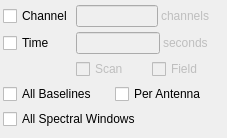
<ui version="4.0" >
 <class>AveragingWidget</class>
 <widget class="QWidget" name="AveragingWidget" >
  <property name="geometry" >
   <rect>
    <x>0</x>
    <y>0</y>
    <width>227</width>
    <height>138</height>
   </rect>
  </property>
  <property name="sizePolicy" >
   <sizepolicy vsizetype="Fixed" hsizetype="Preferred" >
    <horstretch>0</horstretch>
    <verstretch>0</verstretch>
   </sizepolicy>
  </property>
  <property name="windowTitle" >
   <string>Averaging Widget</string>
  </property>
  <layout class="QGridLayout" >
   <property name="leftMargin" >
    <number>3</number>
   </property>
   <property name="topMargin" >
    <number>3</number>
   </property>
   <property name="rightMargin" >
    <number>3</number>
   </property>
   <property name="bottomMargin" >
    <number>3</number>
   </property>
   <property name="horizontalSpacing" >
    <number>3</number>
   </property>
   <property name="verticalSpacing" >
    <number>3</number>
   </property>
   <item row="0" column="0" >
    <widget class="QCheckBox" name="channel" >
     <property name="text" >
      <string>Channel</string>
     </property>
    </widget>
   </item>
   <item row="0" column="1" >
    <layout class="QHBoxLayout" >
     <property name="spacing" >
      <number>3</number>
     </property>
     <item>
      <widget class="QLineEdit" name="channelValue" >
       <property name="enabled" >
        <bool>false</bool>
       </property>
      </widget>
     </item>
     <item>
      <widget class="QLabel" name="channelLabel" >
       <property name="enabled" >
        <bool>false</bool>
       </property>
       <property name="text" >
        <string>channels</string>
       </property>
      </widget>
     </item>
     <item>
      <spacer>
       <property name="orientation" >
        <enum>Qt::Horizontal</enum>
       </property>
       <property name="sizeHint" >
        <size>
         <width>40</width>
         <height>20</height>
        </size>
       </property>
      </spacer>
     </item>
    </layout>
   </item>
   <item row="1" column="0" >
    <widget class="QCheckBox" name="time" >
     <property name="text" >
      <string>Time</string>
     </property>
    </widget>
   </item>
   <item row="1" column="1" >
    <layout class="QHBoxLayout" >
     <property name="spacing" >
      <number>3</number>
     </property>
     <item>
      <widget class="QLineEdit" name="timeValue" >
       <property name="enabled" >
        <bool>false</bool>
       </property>
      </widget>
     </item>
     <item>
      <widget class="QLabel" name="timeLabel" >
       <property name="enabled" >
        <bool>false</bool>
       </property>
       <property name="text" >
        <string>seconds</string>
       </property>
      </widget>
     </item>
     <item>
      <spacer>
       <property name="orientation" >
        <enum>Qt::Horizontal</enum>
       </property>
       <property name="sizeHint" >
        <size>
         <width>40</width>
         <height>20</height>
        </size>
       </property>
      </spacer>
     </item>
    </layout>
   </item>
   <item row="2" column="1" >
    <layout class="QHBoxLayout" >
     <item>
      <widget class="QCheckBox" name="scan" >
       <property name="enabled" >
        <bool>false</bool>
       </property>
       <property name="text" >
        <string>Scan</string>
       </property>
      </widget>
     </item>
     <item>
      <spacer>
       <property name="orientation" >
        <enum>Qt::Horizontal</enum>
       </property>
       <property name="sizeType" >
        <enum>QSizePolicy::Fixed</enum>
       </property>
       <property name="sizeHint" >
        <size>
         <width>20</width>
         <height>20</height>
        </size>
       </property>
      </spacer>
     </item>
     <item>
      <widget class="QCheckBox" name="field" >
       <property name="enabled" >
        <bool>false</bool>
       </property>
       <property name="text" >
        <string>Field</string>
       </property>
      </widget>
     </item>
     <item>
      <spacer>
       <property name="orientation" >
        <enum>Qt::Horizontal</enum>
       </property>
       <property name="sizeHint" >
        <size>
         <width>40</width>
         <height>20</height>
        </size>
       </property>
      </spacer>
     </item>
    </layout>
   </item>
   <item row="3" column="0" colspan="2" >
    <layout class="QHBoxLayout" >
     <property name="spacing" >
      <number>3</number>
     </property>
     <item>
      <widget class="QCheckBox" name="baseline" >
       <property name="text" >
        <string>All Baselines</string>
       </property>
      </widget>
     </item>
     <item>
      <widget class="QCheckBox" name="antenna" >
       <property name="text" >
        <string>Per Antenna</string>
       </property>
      </widget>
     </item>
    </layout>
   </item>
   <item row="4" column="0" colspan="2" >
    <widget class="QCheckBox" name="spw" >
     <property name="text" >
      <string>All Spectral Windows</string>
     </property>
    </widget>
   </item>
  </layout>
 </widget>
 <resources/>
 <connections>
  <connection>
   <sender>channel</sender>
   <signal>toggled(bool)</signal>
   <receiver>channelValue</receiver>
   <slot>setEnabled(bool)</slot>
   <hints>
    <hint type="sourcelabel" >
     <x>13</x>
     <y>18</y>
    </hint>
    <hint type="destinationlabel" >
     <x>82</x>
     <y>16</y>
    </hint>
   </hints>
  </connection>
  <connection>
   <sender>channel</sender>
   <signal>toggled(bool)</signal>
   <receiver>channelLabel</receiver>
   <slot>setEnabled(bool)</slot>
   <hints>
    <hint type="sourcelabel" >
     <x>19</x>
     <y>23</y>
    </hint>
    <hint type="destinationlabel" >
     <x>179</x>
     <y>15</y>
    </hint>
   </hints>
  </connection>
  <connection>
   <sender>time</sender>
   <signal>toggled(bool)</signal>
   <receiver>timeValue</receiver>
   <slot>setEnabled(bool)</slot>
   <hints>
    <hint type="sourcelabel" >
     <x>13</x>
     <y>47</y>
    </hint>
    <hint type="destinationlabel" >
     <x>159</x>
     <y>46</y>
    </hint>
   </hints>
  </connection>
  <connection>
   <sender>time</sender>
   <signal>toggled(bool)</signal>
   <receiver>timeLabel</receiver>
   <slot>setEnabled(bool)</slot>
   <hints>
    <hint type="sourcelabel" >
     <x>39</x>
     <y>47</y>
    </hint>
    <hint type="destinationlabel" >
     <x>214</x>
     <y>46</y>
    </hint>
   </hints>
  </connection>
  <connection>
   <sender>time</sender>
   <signal>toggled(bool)</signal>
   <receiver>scan</receiver>
   <slot>setEnabled(bool)</slot>
   <hints>
    <hint type="sourcelabel" >
     <x>46</x>
     <y>47</y>
    </hint>
    <hint type="destinationlabel" >
     <x>128</x>
     <y>69</y>
    </hint>
   </hints>
  </connection>
  <connection>
   <sender>time</sender>
   <signal>toggled(bool)</signal>
   <receiver>field</receiver>
   <slot>setEnabled(bool)</slot>
   <hints>
    <hint type="sourcelabel" >
     <x>59</x>
     <y>47</y>
    </hint>
    <hint type="destinationlabel" >
     <x>211</x>
     <y>69</y>
    </hint>
   </hints>
  </connection>
 </connections>
</ui>
